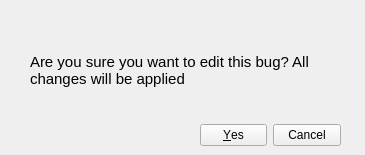
<?xml version="1.0" encoding="UTF-8"?>
<ui version="4.0">
 <class>Dialog</class>
 <widget class="QDialog" name="Dialog">
  <property name="geometry">
   <rect>
    <x>0</x>
    <y>0</y>
    <width>365</width>
    <height>155</height>
   </rect>
  </property>
  <property name="windowTitle">
   <string>Dialog</string>
  </property>
  <widget class="QDialogButtonBox" name="buttonBox">
   <property name="geometry">
    <rect>
     <x>20</x>
     <y>160</y>
     <width>341</width>
     <height>32</height>
    </rect>
   </property>
   <property name="orientation">
    <enum>Qt::Orientation::Horizontal</enum>
   </property>
   <property name="standardButtons">
    <set>QDialogButtonBox::StandardButton::Cancel|QDialogButtonBox::StandardButton::Ok</set>
   </property>
  </widget>
  <widget class="QLabel" name="label">
   <property name="geometry">
    <rect>
     <x>30</x>
     <y>30</y>
     <width>301</width>
     <height>81</height>
    </rect>
   </property>
   <property name="font">
    <font>
     <pointsize>11</pointsize>
    </font>
   </property>
   <property name="text">
    <string>Are you sure you want to edit this bug? All changes will be applied</string>
   </property>
   <property name="wordWrap">
    <bool>true</bool>
   </property>
  </widget>
  <widget class="QDialogButtonBox" name="buttonBox_2">
   <property name="geometry">
    <rect>
     <x>200</x>
     <y>120</y>
     <width>141</width>
     <height>31</height>
    </rect>
   </property>
   <property name="orientation">
    <enum>Qt::Orientation::Horizontal</enum>
   </property>
   <property name="standardButtons">
    <set>QDialogButtonBox::StandardButton::Cancel|QDialogButtonBox::StandardButton::Yes</set>
   </property>
   <property name="centerButtons">
    <bool>false</bool>
   </property>
  </widget>
 </widget>
 <resources/>
 <connections>
  <connection>
   <sender>buttonBox</sender>
   <signal>accepted()</signal>
   <receiver>Dialog</receiver>
   <slot>accept()</slot>
   <hints>
    <hint type="sourcelabel">
     <x>248</x>
     <y>254</y>
    </hint>
    <hint type="destinationlabel">
     <x>157</x>
     <y>274</y>
    </hint>
   </hints>
  </connection>
  <connection>
   <sender>buttonBox</sender>
   <signal>rejected()</signal>
   <receiver>Dialog</receiver>
   <slot>reject()</slot>
   <hints>
    <hint type="sourcelabel">
     <x>316</x>
     <y>260</y>
    </hint>
    <hint type="destinationlabel">
     <x>286</x>
     <y>274</y>
    </hint>
   </hints>
  </connection>
 </connections>
</ui>
